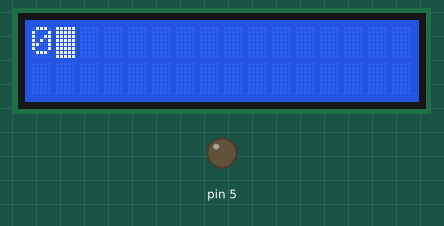
The sketch below on a simulated Arduino Uno, built with avr-gcc and run on an emulated ATmega328P. On the bench: 16×2 character LCD, output pins drawn as LEDs (lit = HIGH).

Above: at 0.1 s.
At 1.1 s:
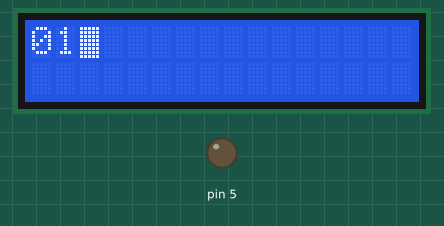
At 2.1 s:
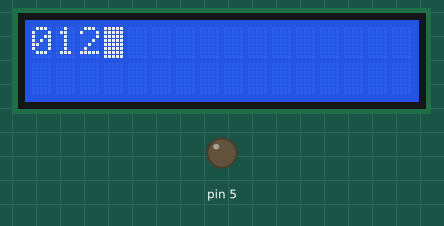
At 4.1 s:
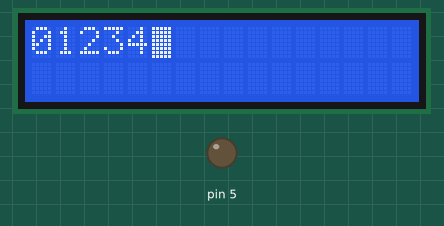
At 6.1 s:
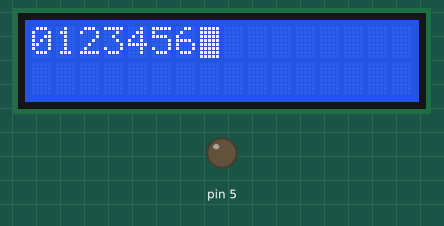
At 9.1 s:
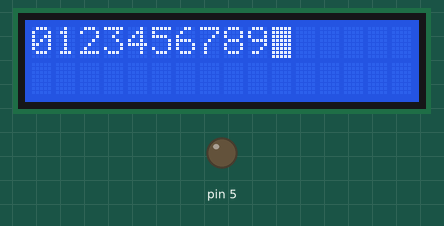

The sketch:

Q0049-Sketch2.ino
```cpp
#include <LiquidCrystal.h>

LiquidCrystal displayTeste(2,4,10,11,12,13);

void setup() {
  pinMode(5, OUTPUT);
  analogWrite(5, 0);

  displayTeste.begin(16,2);
  displayTeste.blink();
}

void loop() {

  displayTeste.clear();
  displayTeste.home();

  //displayTeste.setCursor(15,0);
  //displayTeste.rightToLeft();

  //displayTeste.setCursor(0,0);
  //displayTeste.leftToRight();

  //displayTeste.autoscroll();
  //displayTeste.setCursor(8,0);

  for (int c = 0; c < 10; c++) {
      displayTeste.write(byte(48 + c));
      delay(1000);
  }
}
```

Measured:
- by itself, everything shown: repeats every 10.0 s, in 10 steps
- what the display in image 1 shows lasts 1.0 s, from 1.1 s to 2.1 s
